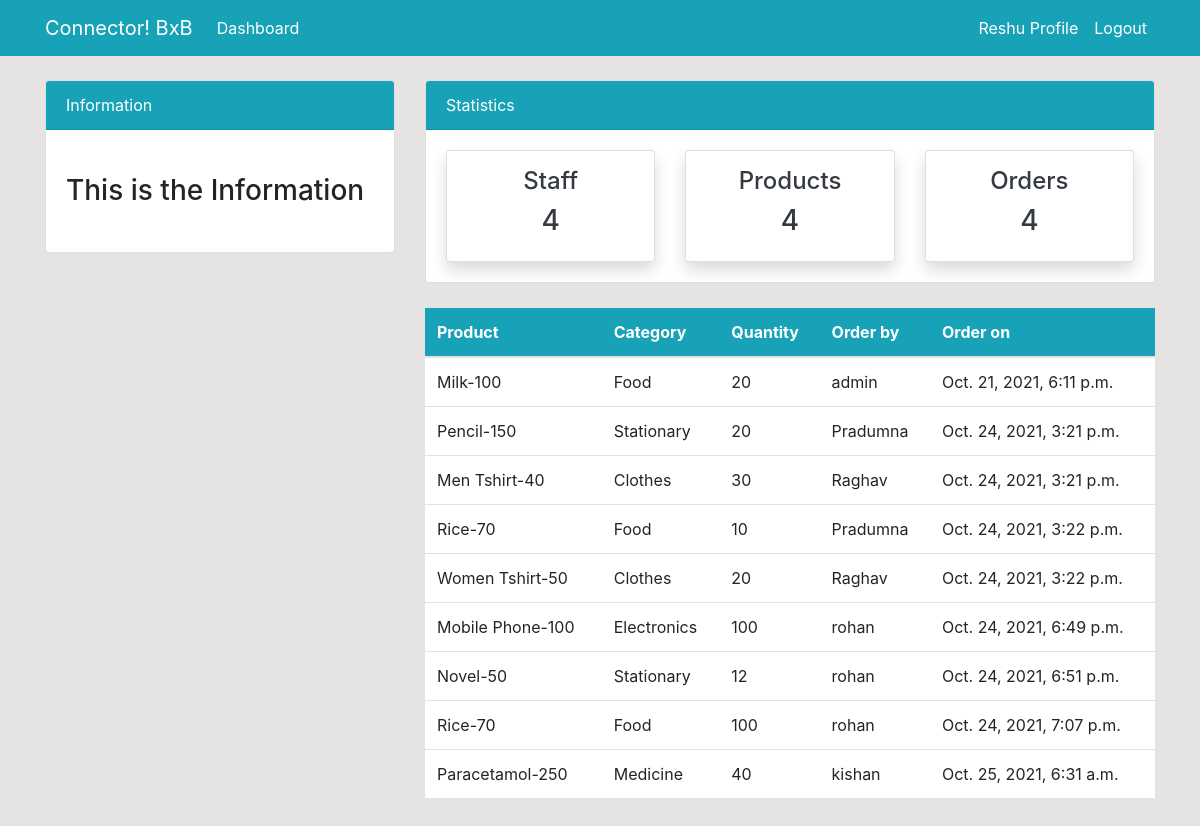
Page /order/ (signed in) on the committed database.
### dashboard/models.py (models this page shows, shortened)
class Order(models.Model):
    product = models.ForeignKey(Product, on_delete=models.CASCADE , null=True)
    staff = models.ForeignKey(User, on_delete=models.CASCADE , null=True)
    order_quantity = models.PositiveIntegerField(null=True)
    date  = models.DateTimeField(auto_now_add= True)
    class Meta:
        verbose_name_plural = 'Orders'

class Product(models.Model):
    name = models.CharField(max_length=100 , null=True)
    category = models.CharField(max_length=20, choices=CATEGORY , null=True)
    quantity = models.PositiveIntegerField(null=True)
    class Meta:
        verbose_name_plural = 'Products'
    def __str__(self):
        return f'{self.name}-{self.quantity}'

### dashboard/views.py (the view)
# urls.py: path('order/', views.order, name='dashboard-order'),
@login_required(login_url='user-login')
def order(request):
    orders = Order.objects.all()
    context = {
        'orders': orders
    }
    return render(request, "dashboard/order.html", context)

### templates/dashboard/order.html (shortened to what this page needs)
{% extends 'assets/base.html' %}
{% block content %}
 {% include 'assets/topnav.html' %}
<div class="container">
  <div class="row my-4">
    <div class="col-md-4"></div>
    <div class="col-md-8">
      <table class="table bg-white">
        <thead class="bg-info">
          <tr class="text-white">
            <th scope="col">Product</th>
            <th scope="col">Category</th>
            <th scope="col">Quantity</th>
            <th scope="col">Order by</th>
            <th scope="col">Order on</th>
          </tr>
        </thead>
        <tbody>
          {% for order in orders %}
          <tr>
            <td>{{ order.product }}</td>
            <td>{{ order.product.category }}</td>
            <td>{{ order.order_quantity }}</td>
            <td>{{ order.staff }}</td>
            <td>{{ order.date }}</td>
          </tr>
          {% endfor %}
        </tbody>
      </table>
    </div>
  </div>
</div>
{% endblock %}

### templates/assets/nav.html (shortened to what this page needs)
<nav class="navbar navbar-expand-lg navbar-info bg-info">
  <div class="container">
    {% if user.is_authenticated %}
    <a class="navbar-brand text-white" href="{% url 'dashboard-index' %}"
      >Connector! BxB</a
    >
    <div class="collapse navbar-collapse" id="navbarSupportedContent">
      <ul class="navbar-nav mr-auto">
        <li class="nav-item active">
          <a class="nav-link text-white" href="{% url 'dashboard-index' %}"
            >Dashboard <span class="sr-only">(current)</span></a
          >
        </li>
      </ul>
      <ul class="navbar-nav ml-auto">
        <li class="nav-item active">
          <a class="nav-link text-white" href="{%url 'user-profile'%}"
            >{{ user.username }} Profile <span class="sr-only">(current)</span></a
          >
        </li>
        <li class="nav-item">
          <a class="nav-link text-white" href="{% url 'user-logout'%}"
            >Logout</a
          >
        </li>
      </ul>
      {% endif %}
    </div>
  </div>
</nav>

### static/style.css (style rules this page uses)
body { background: rgb(230, 227, 227); }

### rows in the picture
Order: product "Milk-100", product.category "Food", order_quantity "20", staff "admin", date "Oct. 21, 2021, 6:11 p.m."
Order: product "Pencil-150", product.category "Stationary", order_quantity "20", staff "Pradumna", date "Oct. 24, 2021, 3:21 p.m."
Order: product "Men Tshirt-40", product.category "Clothes", order_quantity "30", staff "Raghav", date "Oct. 24, 2021, 3:21 p.m."
Order: product "Rice-70", product.category "Food", order_quantity "10", staff "Pradumna", date "Oct. 24, 2021, 3:22 p.m."
Order: product "Women Tshirt-50", product.category "Clothes", order_quantity "20", staff "Raghav", date "Oct. 24, 2021, 3:22 p.m."
Order: product "Mobile Phone-100", product.category "Electronics", order_quantity "100", staff "rohan", date "Oct. 24, 2021, 6:49 p.m."
Order: product "Novel-50", product.category "Stationary", order_quantity "12", staff "rohan", date "Oct. 24, 2021, 6:51 p.m."
Order: product "Rice-70", product.category "Food", order_quantity "100", staff "rohan", date "Oct. 24, 2021, 7:07 p.m."
Order: product "Paracetamol-250", product.category "Medicine", order_quantity "40", staff "kishan", date "Oct. 25, 2021, 6:31 a.m."

### other values in the picture
{{ user.username }} "Reshu"
